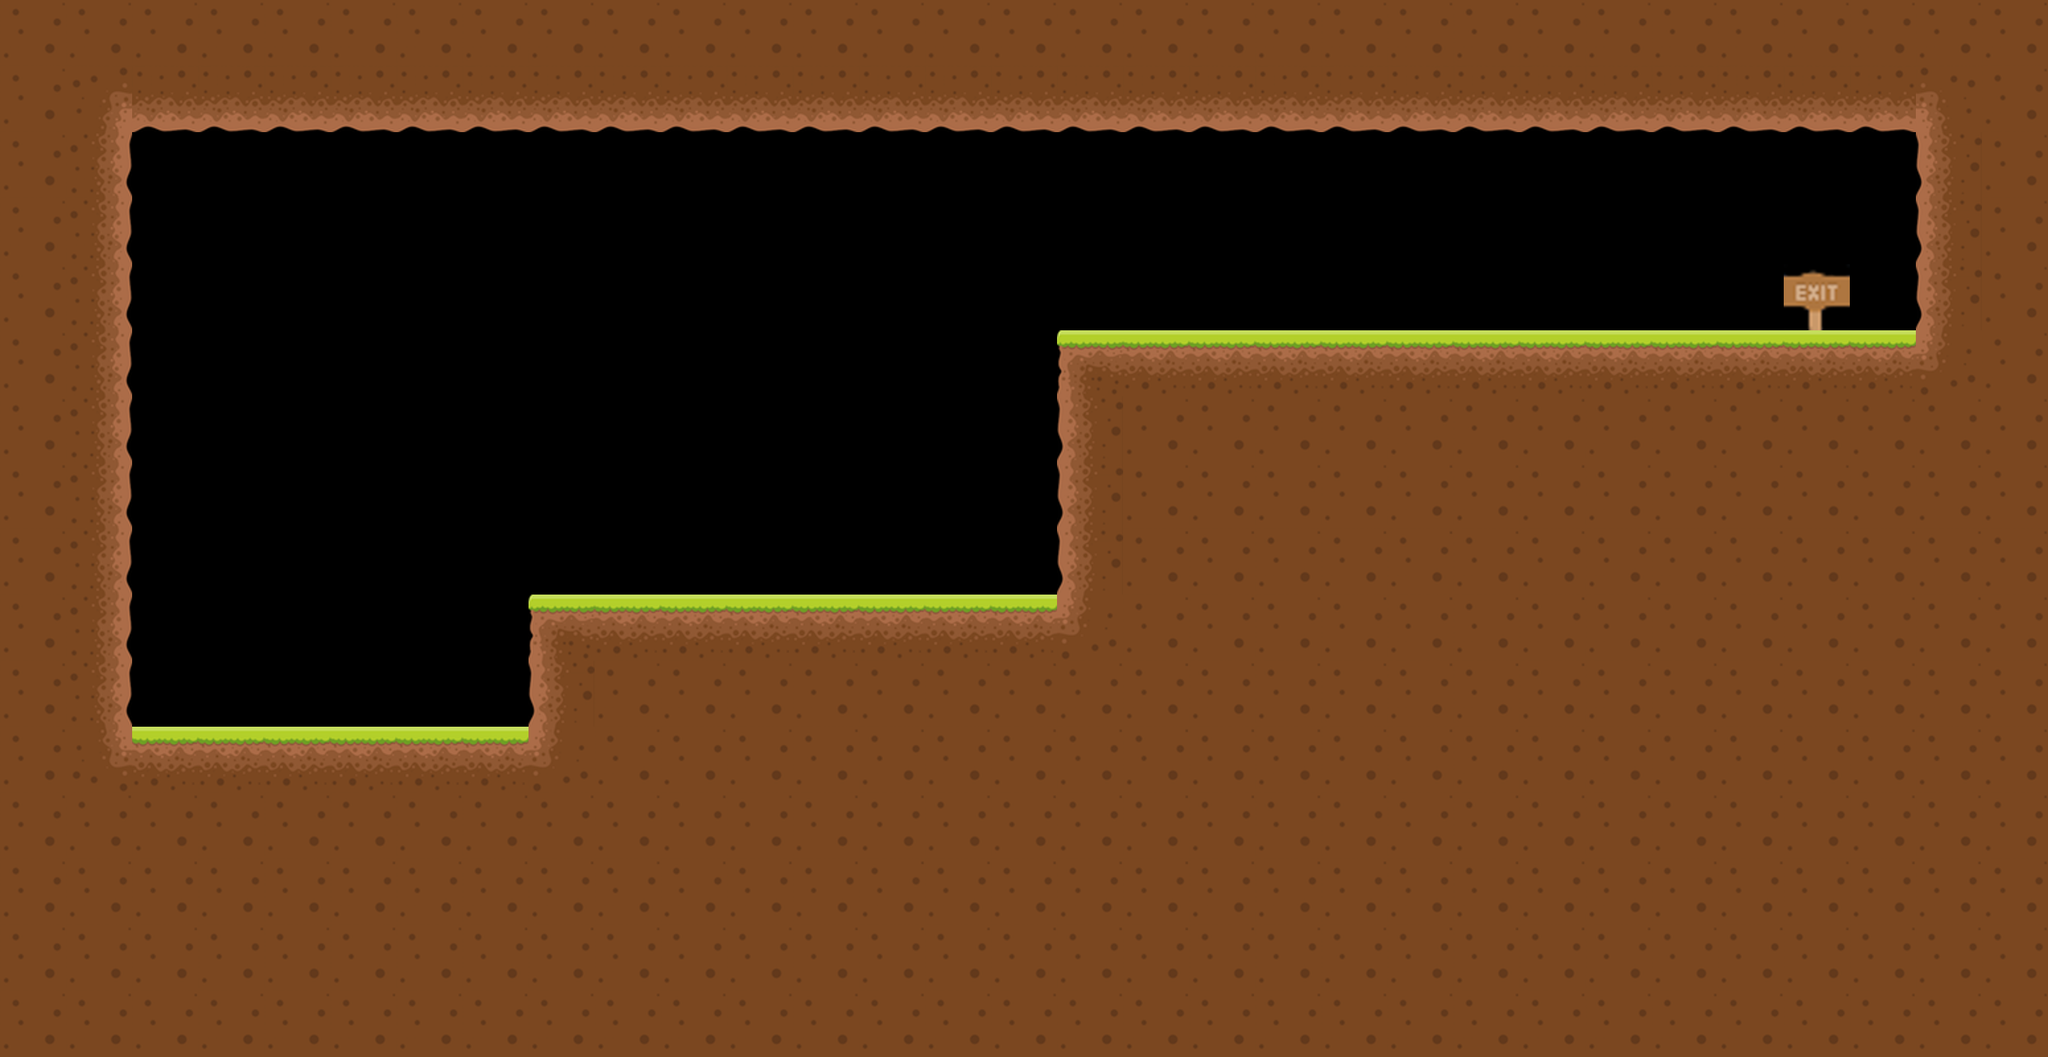

This is a level from a 2D game, rendered from its Tiled map with the project's own tilesets. A one-line summary and the map file follow, with tile-layer data summarised:
An orthogonal 31x16 tile map with 100x100 px tiles, 12 tile layers (GroundMid, GroundLeft, EarthLeft, EarthBtmLeft, ...), 12 tilesets and 10 objects.

<map version="1.0" orientation="orthogonal" renderorder="right-down" width="31" height="16" tilewidth="100" tileheight="100">
 <tileset firstgid="1" name="exit" tilewidth="100" tileheight="100">
  <image source="exit.png" width="100" height="100" />
 </tileset>
 <tileset firstgid="2" name="GroundMid" tilewidth="100" tileheight="100">
  <image source="groundMid.png" trans="ff00ff" width="100" height="100" />
 </tileset>
 <tileset firstgid="3" name="GroundLeft" tilewidth="100" tileheight="100">
  <image source="groundLeft.png" trans="ff00ff" width="100" height="100" />
 </tileset>
 <tileset firstgid="4" name="EarthLeft" tilewidth="100" tileheight="100">
  <image source="earthLeft.png" trans="ff00ff" width="100" height="100" />
 </tileset>
 <tileset firstgid="5" name="EarthBtmLeft" tilewidth="100" tileheight="100">
  <image source="EarthBtmLeft.png" trans="ff00ff" width="100" height="100" />
 </tileset>
 <tileset firstgid="6" name="EarthBtmRight" tilewidth="100" tileheight="100">
  <image source="EarthBtmRight.png" trans="ff00ff" width="100" height="100" />
 </tileset>
 <tileset firstgid="7" name="EarthRight" tilewidth="100" tileheight="100">
  <image source="earthRight.png" trans="ff00ff" width="100" height="100" />
 </tileset>
 <tileset firstgid="8" name="EarthBtm" tilewidth="100" tileheight="100">
  <image source="earthBtm.png" trans="ff00ff" width="100" height="100" />
 </tileset>
 <tileset firstgid="9" name="EarthLeft" tilewidth="100" tileheight="100">
  <image source="earthLeft.png" trans="ff00ff" width="100" height="100" />
 </tileset>
 <tileset firstgid="10" name="EarthTopRight" tilewidth="100" tileheight="100">
  <image source="EarthTopRight.png" trans="ff00ff" width="100" height="100" />
 </tileset>
 <tileset firstgid="11" name="EarthTopLeft" tilewidth="100" tileheight="100">
  <image source="EarthTopLeft.png" trans="ff00ff" width="100" height="100" />
 </tileset>
 <tileset firstgid="12" name="EarthMid" tilewidth="100" tileheight="100">
  <image source="earthMid.png" trans="ff00ff" width="100" height="100" />
 </tileset>
 <layer name="GroundMid" width="31" height="16">
  <data>[496 cells, 25 non-empty, 1 distinct tile ids]</data>
 </layer>
 <layer name="GroundLeft" width="31" height="16">
  <data>[496 cells, 2 non-empty, 1 distinct tile ids]</data>
 </layer>
 <layer name="EarthLeft" width="31" height="16">
  <data>[496 cells, 4 non-empty, 1 distinct tile ids]</data>
 </layer>
 <layer name="EarthBtmLeft" width="31" height="16">
  <data>[496 cells, 3 non-empty, 1 distinct tile ids]</data>
 </layer>
 <layer name="EarthBtmRight" width="31" height="16">
  <data>[496 cells, 1 non-empty, 1 distinct tile ids]</data>
 </layer>
 <layer name="EarthRight" width="31" height="16">
  <data>[496 cells, 9 non-empty, 1 distinct tile ids]</data>
 </layer>
 <layer name="EarthBtm" width="31" height="16">
  <data>[496 cells, 27 non-empty, 1 distinct tile ids]</data>
 </layer>
 <layer name="EarthLeft" width="31" height="16">
  <data>[496 cells, 3 non-empty, 1 distinct tile ids]</data>
 </layer>
 <layer name="EarthTopRight" width="31" height="16">
  <data>[496 cells, 1 non-empty, 1 distinct tile ids]</data>
 </layer>
 <layer name="EarthTopLeft" width="31" height="16">
  <data>[496 cells, 1 non-empty, 1 distinct tile ids]</data>
 </layer>
 <layer name="EarthMid" width="31" height="16">
  <data>[496 cells, 271 non-empty, 1 distinct tile ids]</data>
 </layer>
 <layer name="Exit" width="31" height="16">
  <data>[496 cells, 1 non-empty, 1 distinct tile ids]</data>
 </layer>
 <objectgroup name="Start" visible="0">
  <object x="300" y="800" width="100" height="100" />
 </objectgroup>
 <objectgroup name="Floor" visible="0">
  <object x="200" y="1100" width="600" height="100" />
  <object x="800" y="900" width="800" height="100" />
  <object x="1600" y="500" width="1500" height="100" />
 </objectgroup>
 <objectgroup name="wall" visible="0">
  <object x="100" y="100" width="100" height="1100" />
  <object x="200" y="100" width="2800" height="100" />
  <object x="3100" y="200" width="50" height="400" />
  <object x="1600" y="600" width="100" height="400" />
  <object x="800" y="1000" width="100" height="100" />
 </objectgroup>
 <objectgroup name="Goal" visible="0">
  <object x="2800" y="300" width="100" height="200" />
 </objectgroup>
</map>
